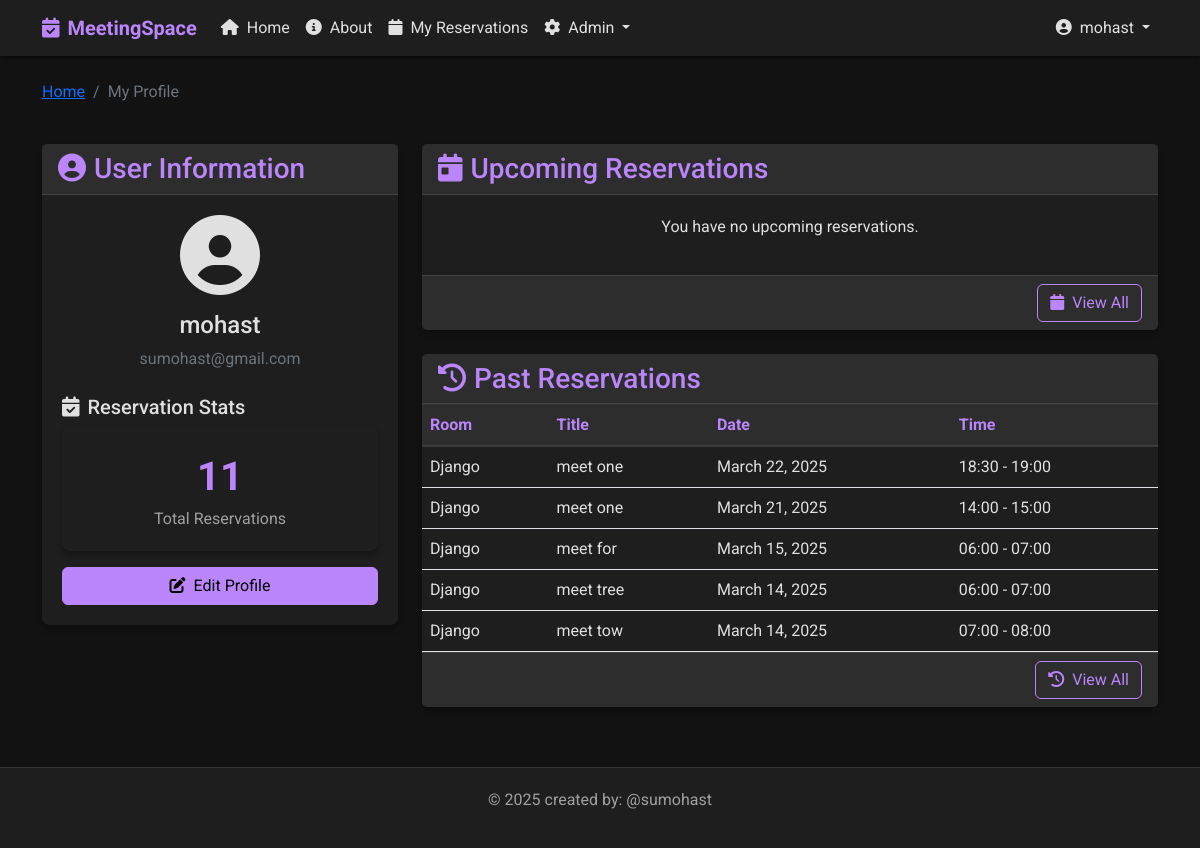
The app's page /profile/ (signed in), older data.
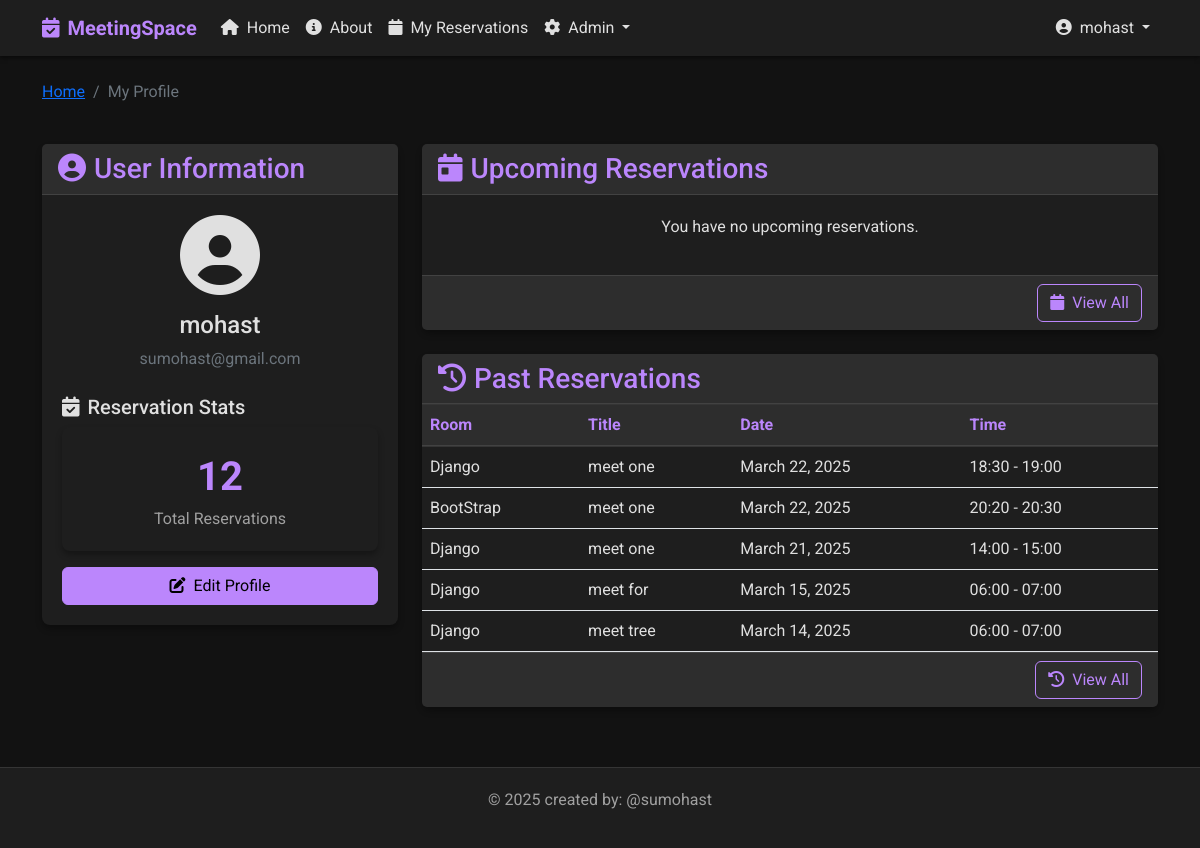
The same page, newer data.
### base/models.py (models this page shows, shortened)
class Reservation(models.Model):
    participant_count = models.IntegerField(default=1, help_text="Number of participants")
    room = models.ForeignKey(Room, on_delete=models.CASCADE)
    user = models.ForeignKey(User, on_delete=models.CASCADE)
    title = models.CharField(max_length=200)
    description = models.TextField(null=True, blank=True)
    date = models.DateField()
    start_time = models.TimeField()
    end_time = models.TimeField()
    participants_emails = models.TextField(null=True, blank=True,
                                          help_text="Enter email addresses separated by commas")
    reminder_sent = models.BooleanField(default=False) # this field is used to track if a reminder has been sent for this reservation
    created = models.DateTimeField(auto_now_add=True)
    updated = models.DateTimeField(auto_now=True)
    class Meta:
        ordering = ['date', 'start_time']
        constraints = [
            models.UniqueConstraint(
                fields=['room', 'date', 'start_time'],
                name='unique_reservation'
            )
        ]

class Room(models.Model):
    name = models.CharField(max_length=100)
    capacity = models.IntegerField(default=10)
    has_projector = models.BooleanField(default=False)
    has_whiteboard = models.BooleanField(default=False)
    has_video_conference = models.BooleanField(default=False)
    description = models.TextField(null=True, blank=True)
    created = models.DateTimeField(auto_now_add=True)
    updated = models.DateTimeField(auto_now=True)
    class Meta: # this class is used to define metadata for the model , for example when we want to sort the rooms by name
        ordering = ['name']

### base/views.py (the view)
# urls.py: path('profile/', views.profile, name="profile"),
@login_required
def profile(request):
    user = request.user
    upcoming_reservations = Reservation.objects.filter(
        user=user,
        date__gte=datetime.now().date()
    ).order_by('date', 'start_time')[:5]
    past_reservations = Reservation.objects.filter(
        user=user,
        date__lt=datetime.now().date()
    ).order_by('-date', 'start_time')[:5]
    total_reservations = Reservation.objects.filter(user=user).count()
    context = {
        'user': user,
        'upcoming_reservations': upcoming_reservations,
        'past_reservations': past_reservations,
        'total_reservations': total_reservations,
    }
    return render(request, 'base/profile.html', context)

### templates/base/profile.html (shortened to what the changed rows need)
{% extends 'main.html' %}
{% load static %}
{% block content %}
<div class="row">
    <div class="col-md-4 mb-4">
        <div class="card">
            <div class="card-body">
                <div class="mb-3">
                    <div class="stat-card mb-2">
                        <div class="stat-number">{{ total_reservations }}</div>
                        <div class="stat-label">Total Reservations</div>
                    </div>
                </div>
            </div>
        </div>
    </div>
    <div class="col-md-8">
        <div class="card">
            <div class="card-body p-0">
                {% if past_reservations %}
                <div class="table-responsive">
                    <table class="table mb-0">
                        <thead>
                            <tr>
                                <th>Room</th>
                                <th>Title</th>
                                <th>Date</th>
                                <th>Time</th>
                            </tr>
                        </thead>
                        <tbody>
                            {% for reservation in past_reservations %}
                            <tr>
                                <td>{{ reservation.room.name }}</td>
                                <td>{{ reservation.title }}</td>
                                <td>{{ reservation.date }}</td>
                                <td>{{ reservation.start_time|time:"H:i" }} - {{ reservation.end_time|time:"H:i" }}</td>
                            </tr>
                            {% endfor %}
                        </tbody>
                    </table>
                </div>
                {% else %}
                <div class="card-body">
                    <p class="text-center">You have no past reservations.</p>
                </div>
                {% endif %}
            </div>
        </div>
    </div>
</div>
{% endblock %}

Row changes from the older to the newer data that the page shows:
no longer on this page (row unchanged): Reservation: room.name "Django", title "meet tow", date "March 14, 2025", start_time "07:00", end_time "08:00"
added Reservation: room.name "BootStrap", title "meet one", date "March 22, 2025", start_time "20:20", end_time "20:30"
Text that changed along with them:
{{ total_reservations }}: "11" → "12"
